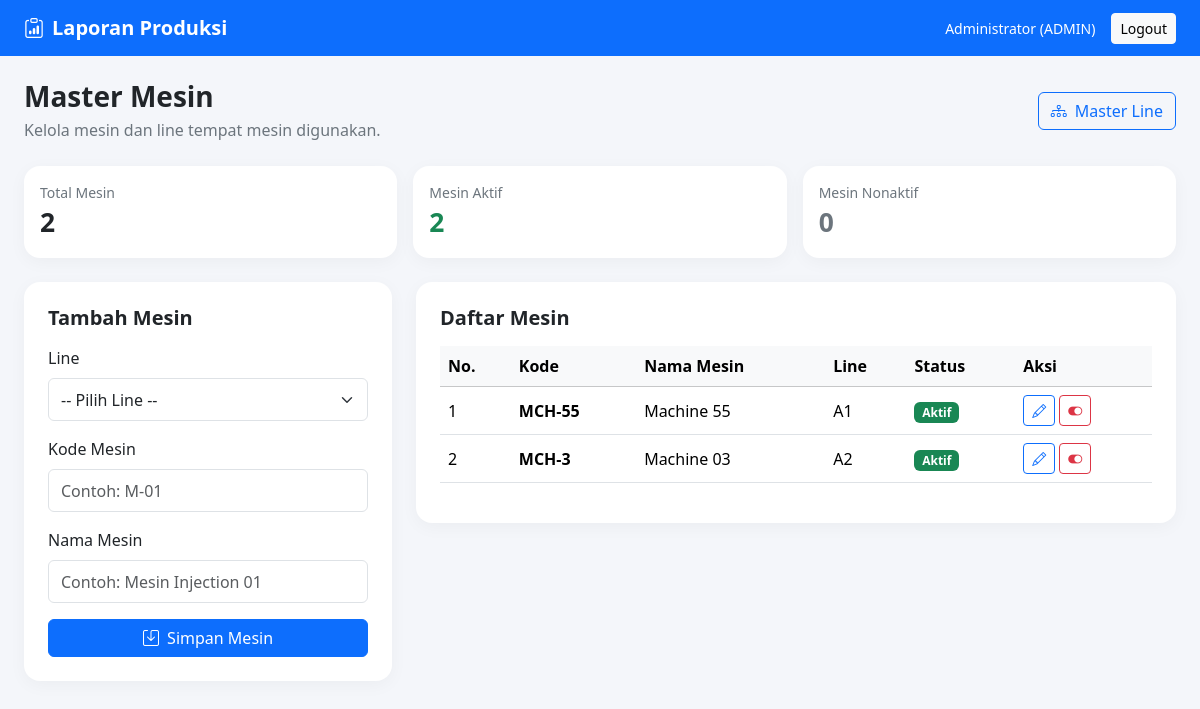
Page /master/mesin.php (signed in) on the committed database.
### tables this page shows
CREATE TABLE `master_mesin` (
  `id` int(10) UNSIGNED NOT NULL,
  `line_id` int(10) UNSIGNED NOT NULL,
  `kode_mesin` varchar(30) NOT NULL,
  `nama_mesin` varchar(100) NOT NULL,
  `status` enum('AKTIF','NONAKTIF') NOT NULL DEFAULT 'AKTIF',
  `created_at` timestamp NOT NULL DEFAULT current_timestamp(),
  `updated_at` timestamp NOT NULL DEFAULT current_timestamp() ON UPDATE current_timestamp()
);

CREATE TABLE `master_line` (
  `id` int(10) UNSIGNED NOT NULL,
  `kode_line` varchar(30) NOT NULL,
  `nama_line` varchar(100) NOT NULL,
  `status` enum('AKTIF','NONAKTIF') NOT NULL DEFAULT 'AKTIF',
  `created_at` timestamp NOT NULL DEFAULT current_timestamp(),
  `updated_at` timestamp NOT NULL DEFAULT current_timestamp() ON UPDATE current_timestamp()
);

### master/mesin.php (the view, shortened to what this page needs)
<?php
require_once __DIR__ . '/../config/koneksi.php';
function e($value): string
{
    return htmlspecialchars((string) $value, ENT_QUOTES, 'UTF-8');
}
$editData = null;
$resultLine = $conn->query(
    "SELECT id, kode_line, nama_line, status
     FROM master_line
     ORDER BY kode_line ASC"
);
$lines = [];
while ($row = $resultLine->fetch_assoc()) {
    $lines[] = $row;
}
$sql = "
    SELECT
        m.id,
        m.kode_mesin,
        m.nama_mesin,
        m.status,
        m.created_at,
        l.kode_line,
        l.nama_line,
        l.status AS status_line
    FROM master_mesin m
    INNER JOIN master_line l ON l.id = m.line_id
    ORDER BY l.kode_line ASC, m.kode_mesin ASC
";
$result = $conn->query($sql);
$mesins = [];
$totalMesin = 0;
$totalAktif = 0;
$totalNonaktif = 0;
while ($row = $result->fetch_assoc()) {
    $mesins[] = $row;
    $totalMesin++;
    if ($row['status'] === 'AKTIF') {
        $totalAktif++;
    } else {
        $totalNonaktif++;
    }
}
?>
<!DOCTYPE html>
<html lang="id">
<head>
    <link href="https://cdn.jsdelivr.net/npm/bootstrap@5.3.3/dist/css/bootstrap.min.css"
          rel="stylesheet">
    <link href="https://cdn.jsdelivr.net/npm/bootstrap-icons@1.11.3/font/bootstrap-icons.css"
          rel="stylesheet">
</head>
<body>
<nav class="navbar navbar-dark bg-primary">
    <div class="container-fluid px-3 px-lg-4">
        <a class="navbar-brand fw-semibold" href="../dashboard/index.php">
            <i class="bi bi-clipboard-data me-2"></i>Laporan Produksi
        </a>
        <div class="d-flex align-items-center gap-3 text-white">
            <span class="small d-none d-sm-inline">
                <?= e($_SESSION['nama'] ?? 'Pengguna') ?>
                (<?= e(strtoupper($_SESSION['role'])) ?>)
            </span>
            <a href="../auth/logout.php"
               class="btn btn-light btn-sm">Logout</a>
        </div>
    </div>
</nav>
<div class="container-fluid px-3 px-lg-4 py-4">
    <div class="d-flex flex-wrap justify-content-between align-items-center gap-2 mb-4">
        <div>
            <h3 class="fw-bold mb-1">Master Mesin</h3>
            <div class="text-secondary">
                Kelola mesin dan line tempat mesin digunakan.
            </div>
        </div>
        <a href="line.php" class="btn btn-outline-primary">
            <i class="bi bi-diagram-3 me-1"></i> Master Line
        </a>
    </div>
    <div class="row g-3 mb-4">
        <div class="col-12 col-md-4">
            <div class="card page-card">
                <div class="card-body">
                    <div class="text-secondary small">Total Mesin</div>
                    <div class="stat-number"><?= $totalMesin ?></div>
                </div>
            </div>
        </div>
        <div class="col-6 col-md-4">
            <div class="card page-card">
                <div class="card-body">
                    <div class="text-secondary small">Mesin Aktif</div>
                    <div class="stat-number text-success"><?= $totalAktif ?></div>
                </div>
            </div>
        </div>
        <div class="col-6 col-md-4">
            <div class="card page-card">
                <div class="card-body">
                    <div class="text-secondary small">Mesin Nonaktif</div>
                    <div class="stat-number text-secondary"><?= $totalNonaktif ?></div>
                </div>
            </div>
        </div>
    </div>
    <div class="row g-4">
        <div class="col-12 col-lg-4">
            <div class="card page-card">
                <div class="card-body p-4">
                    <h5 class="fw-bold mb-3">
                        <?= $editData ? 'Edit Mesin' : 'Tambah Mesin' ?>
                    </h5>
                    <form method="POST">
                        <div class="mb-3">
                            <label class="form-label">Line</label>
                            <select name="line_id" class="form-select" required>
                                <option value="">-- Pilih Line --</option>
                            </select>
                        </div>
                        <div class="mb-3">
                            <label class="form-label">Kode Mesin</label>
                            <input type="text" name="kode_mesin"
                                   class="form-control"
                                   maxlength="30"
                                   placeholder="Contoh: M-01"
                                   pattern="[A-Za-z0-9_-]+"
                                   value="<?= e($editData['kode_mesin'] ?? '') ?>"
                                   required>
                        </div>
                        <div class="mb-3">
                            <label class="form-label">Nama Mesin</label>
                            <input type="text" name="nama_mesin"
                                   class="form-control"
                                   maxlength="100"
                                   placeholder="Contoh: Mesin Injection 01"
                                   value="<?= e($editData['nama_mesin'] ?? '') ?>"
                                   required>
                        </div>
                        <button type="submit" class="btn btn-primary w-100"
                            <?= count(array_filter($lines, fn($l) => $l['status'] === 'AKTIF')) === 0
                                ? 'disabled' : '' ?>>
                            <i class="bi bi-save me-1"></i>
                            <?= $editData ? 'Simpan Perubahan' : 'Simpan Mesin' ?>
                        </button>
                    </form>
                </div>
            </div>
        </div>
        <div class="col-12 col-lg-8">
            <div class="card page-card">
                <div class="card-body p-3 p-lg-4">
                    <h5 class="fw-bold mb-3">Daftar Mesin</h5>
                    <div class="table-responsive">
                        <table class="table table-hover align-middle">
                            <thead class="table-light">
                                <tr>
                                    <th>No.</th>
                                    <th>Kode</th>
                                    <th>Nama Mesin</th>
                                    <th>Line</th>
                                    <th>Status</th>
                                    <th>Aksi</th>
                                </tr>
                            </thead>
                            <tbody>
                            <?php if (!$mesins): ?>
                                <tr>
                                    <td colspan="6" class="text-center text-secondary py-4">
                                        Belum ada data mesin.
                                    </td>
                                </tr>
                            <?php else: ?>
                                <?php foreach ($mesins as $i => $mesin): ?>
                                    <tr>
                                        <td><?= $i + 1 ?></td>
                                        <td class="fw-semibold"><?= e($mesin['kode_mesin']) ?></td>
                                        <td><?= e($mesin['nama_mesin']) ?></td>
                                        <td>
                                            <?= e($mesin['kode_line']) ?>
                                        </td>
                                        <td>
                                            <?php if ($mesin['status'] === 'AKTIF'): ?>
                                                <span class="badge text-bg-success">Aktif</span>
                                            <?php else: ?>
                                                <span class="badge text-bg-secondary">Nonaktif</span>
                                            <?php endif; ?>
                                        </td>
                                        <td>
                                            <div class="d-flex gap-1">
                                                <a href="mesin.php?edit=<?= (int) $mesin['id'] ?>"
                                                   class="btn btn-sm btn-outline-primary"
                                                   title="Edit">
                                                    <i class="bi bi-pencil"></i>
                                                </a>
                                                <form method="POST"
                                                      onsubmit="return confirm('Yakin ingin mengubah status mesin ini?')">
                                                    <button type="submit"
                                                            class="btn btn-sm <?= $mesin['status'] === 'AKTIF' ? 'btn-outline-danger' : 'btn-outline-success' ?>"
                                                            title="<?= $mesin['status'] === 'AKTIF' ? 'Nonaktifkan' : 'Aktifkan' ?>">
                                                        <i class="bi <?= $mesin['status'] === 'AKTIF' ? 'bi-toggle-on' : 'bi-toggle-off' ?>"></i>
                                                    </button>
                                                </form>
                                            </div>
                                        </td>
                                    </tr>
                                <?php endforeach; ?>
                            <?php endif; ?>
                            </tbody>
                        </table>
                    </div>
                </div>
            </div>
        </div>
    </div>
</div>
</body>
</html>

### master/mesin.php (style rules this page uses)
body { background: #f4f6fa; }
.page-card { border: 0; border-radius: 16px; box-shadow: 0 4px 18px rgba(0,0,0,.04); }
.stat-number { font-size: 1.65rem; font-weight: 700; }
.table th { white-space: nowrap; }
.form-control, .form-select { min-height: 43px; }

### rows in the picture
master_mesin: kode_mesin "MCH-55", nama_mesin "Machine 55", line.kode_line "A1", status "Aktif"
master_mesin: kode_mesin "MCH-3", nama_mesin "Machine 03", line.kode_line "A2", status "Aktif"

### other values in the picture
$_SESSION['nama'] "Administrator"
$_SESSION['role'] "ADMIN"
$totalMesin "2"
$totalAktif "2"
$totalNonaktif "0"
